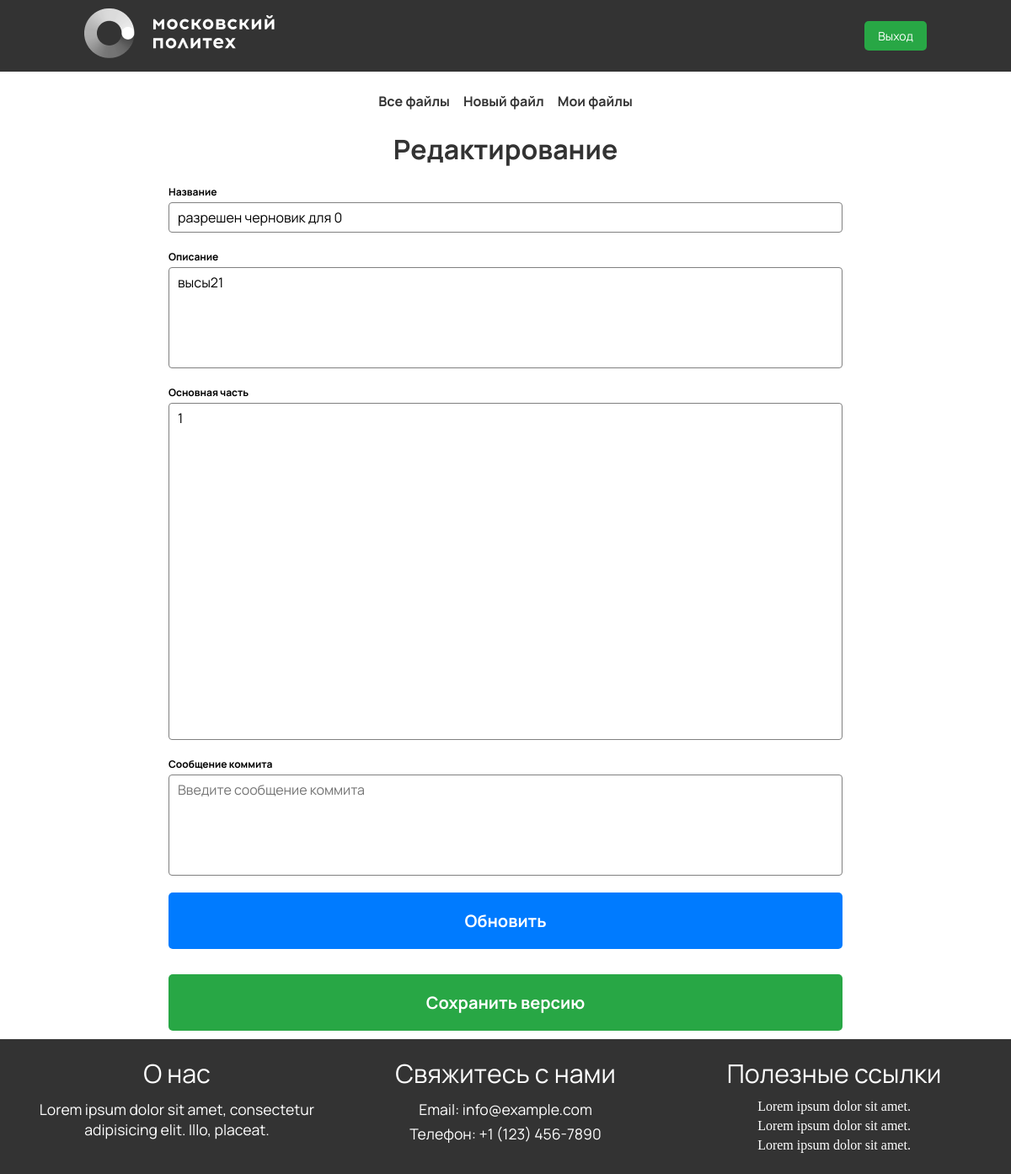
Page /posts/1/update (signed in) on the committed database.
### db.py (models this page shows, shortened)
class Article(db.Model):
    id = db.Column(db.Integer, primary_key=True)
    title = db.Column(db.String(100), nullable=False)
    intro = db.Column(db.String(300))
    text = db.Column(db.Text, nullable=False)
    date = db.Column(db.DateTime, default=datetime.utcnow)
    user_id = db.Column(db.Integer, db.ForeignKey('user.id'), nullable=False)
    status = db.Column(db.String(20), default='draft')  # Добавляем поле для статуса (draft или published)

### posts.py (the view)
@app.route('/<int:id>/update', methods=['POST', 'GET'])
@login_required
def post_update(id):
    try:
        article = Article.query.get(id)
        draft_access = DraftAccess.query.filter_by(draft_id=id, user_id=current_user.id).first()
        if article:
            if draft_access or current_user.id == article.user_id:
                if request.method == "POST":
                    article.title = request.form['title'].strip()
                    article.intro = request.form['intro'].strip()
                    article.text = request.form['text'].strip()
                    check_directory("articles")
                    git_check = save_changes(request.form['text'].strip(),fr"\articles\article_{id}",request.form['commit']) #Какие-то табы были, поэтому strip()
                    if git_check:
                        print("Успешное сохранение!")
                        print(get_file_history(fr"articles/article_{id}"))
                    else:
                        print("Что то не так!")
                    db.session.add(article)
                    access_users = current_user.login + ',' + request.form.get('access_users')
                    if access_users and article.user_id == current_user.id:
                        access_user_logins = [login.strip() for login in access_users.split(',')]
                        for login in access_user_logins:
                            user = User.query.filter_by(login=login).first()
                            if user:
                                draft_access = DraftAccess(draft_id=article.id, user_id=user.id)
                                db.session.add(draft_access)
                    try:
                        db.session.commit()
                        if request.form.get("update"):
                            return redirect('/posts')
                        elif request.form.get("save_changes"):
                            return redirect(f'/posts/{article.id}/update')
                    except:
                        return "При редактировании статьи произошла ошибка"
                else:
                    return render_template("post_update.html", article=article)
            else:
                return "Вы не имеете доступа к редактированию этого черновика"
        else:
            return "Статья не найдена"
    except Exception as e:
        print(e)

### main.py (called while the page is built)
@manager.user_loader
def load_user(user_id):
    return User.query.get(user_id)

@app.after_request
def redirect_to_signin(response):
    if response.status_code == 401:
        return redirect(url_for('login_page') + '?next=' + request.url)
    return response

### templates/post_update.html (shortened to what this page needs)
{% extends 'base.html' %}
{% block body %}
<h1 class="posts__title">
	Редактирование
</h1>
<form class="edit-form" method="post">
	<label class="label">
		<p class="subtitle">
			Название
		</p>
		<input
			class="input"
			type="text"
			name="title"
			id="title"
			value="{{ article.title }}"
			placeholder="Введите название"
		/>
	</label>
	<label class="label">
		<p class="subtitle">
			Описание
		</p>
		<textarea
			class="textarea textarea--description"
			name="intro"
			id="intro"
			placeholder="Введите описание"
		>{{ article.intro }}
			</textarea>
	</label>
	<label class="label">
		<p class="subtitle">
			Основная часть
		</p>
		<textarea
			class="textarea textarea--main"
			name="text"
			id="text"
			placeholder="Введите текст"
		>{{ article.text }}
		</textarea>
	</label>
	<label class="label">
		<p class="subtitle">
			Сообщение коммита
		</p>
		<textarea
			class="textarea textarea--description"
			name="commit"
			id="commit"
			placeholder="Введите сообщение коммита"
		></textarea>
	</label>
	<input
		class="update-button"
		type="submit"
		name="update"
		value="Обновить"
	>
	<input
		class="save-button"
		type="submit"
		name="save_changes"
		value="Сохранить версию"
	>
</form>
{% endblock %}

### static/css/default.css (style rules this page uses)
html * { box-sizing: border-box; margin: 0; padding: 0; transition: 0.3s; }
body { display: flex; flex-direction: column; min-height: 100vh; }

### static/css/posts.css (style rules this page uses)
.posts__title { font-family: Manrope, serif; font-size: 32px; font-weight: bold; line-height: normal; color: #333333; margin-bottom: 20px; text-align: center; }

### static/css/input.css (style rules this page uses)
.label { display: flex; gap: 4px; flex-direction: column; }
.subtitle { font-family: Manrope, serif; font-size: 12px; font-weight: bold; line-height: normal; }
.input, .textarea { font-family: Manrope, serif; font-size: 16px; font-weight: regular; line-height: normal; padding: 6px 10px; border-radius: 4px; border: solid 1px grey; }
.textarea { resize: none; }
.textarea--description { height: 120px; }
.textarea--main { height: 400px; }
.create-form, .edit-form { display: flex; flex-direction: column; max-width: 800px; margin: 0 auto; gap: 20px; }
.create-button, .update-button { border-radius: 5px; font-family: Manrope, serif; font-size: 20px; font-weight: bold; line-height: normal; border: none; margin-bottom: 10px; padding: 20px; background-color: #007bff; color: #fff; }
.save-button { border-radius: 5px; font-family: Manrope, serif; font-size: 20px; font-weight: bold; line-height: normal; border: none; margin-bottom: 10px; padding: 20px; background-color: #28a745; color: #fff; }

### rows in the picture
Article: title "разрешен черновик для 0", intro "высы21", text "1"
